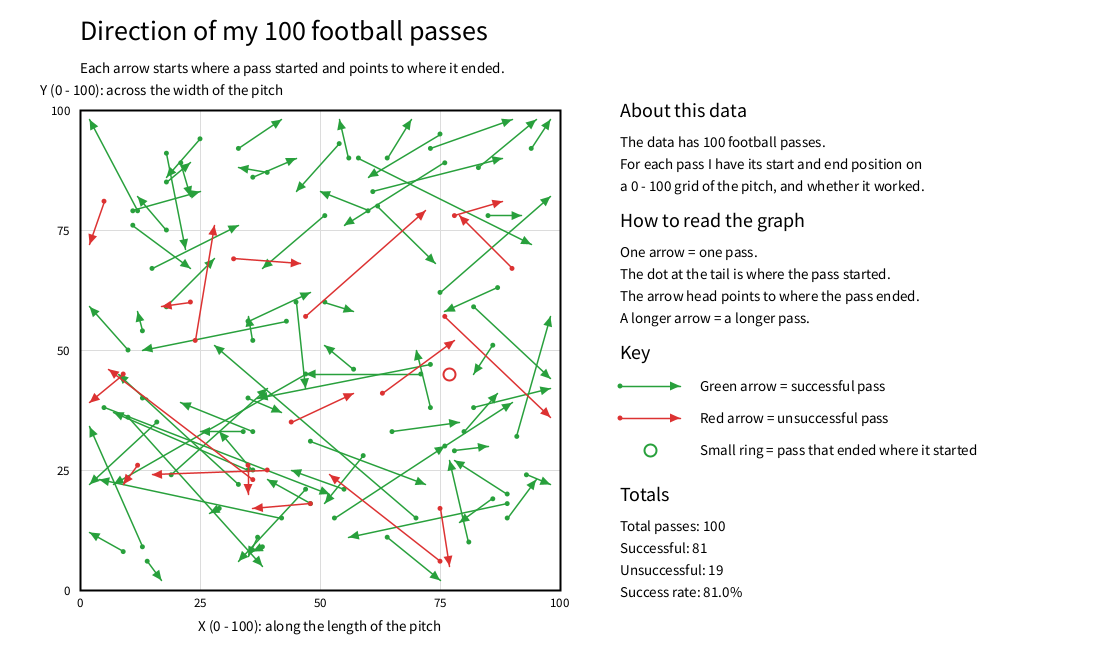
Frame 1 (no input)
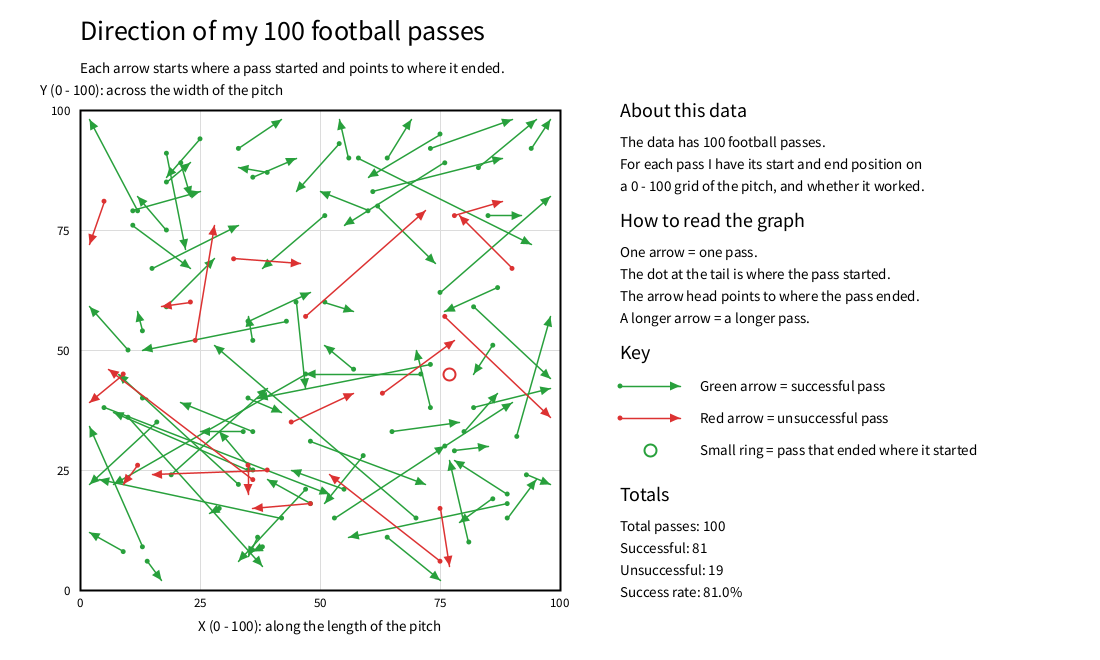
Frame 2 (the mouse pressed at the canvas centre, redrawn once)

The Processing sketch that drew these frames (run headless with seeded random() and noise(); the mouse was pressed at the canvas centre and the sketch redrawn once):

// Processing sketch: DearData100
// ── DearData100.pde
ArrayList<Pass> passes = new ArrayList<Pass>();
int successfulCount = 0;
int unsuccessfulCount = 0;

float graphX = 80;
float graphY = 110;
float graphW = 480;
float graphH = 480;


void setup() {
  size(1100, 660);
  loadData();
  noLoop();   // the picture never changes so draw once
}


void draw() {
  background(255);

  drawTitle();
  drawGraph();

  // Draw the green arrows first, then the red ones on top so they are easy to see
  for (int i = 0; i < passes.size(); i++) {
    if (passes.get(i).successful) {
      passes.get(i).display();
    }
  }
  for (int i = 0; i < passes.size(); i++) {
    if (!passes.get(i).successful) {
      passes.get(i).display();
    }
  }

  drawExplanation();
}


// Go through the data rows at the bottom of the file and make one Pass object for each
void loadData() {
  for (int i = 0; i < dataRows.length; i++) {
    // Each row looks like:  pass number, start x, start y, end x, end y, outcome
    String[] parts = split(dataRows[i], ',');

    int number = parseInt(parts[0]);
    float sx = parseFloat(parts[1]);
    float sy = parseFloat(parts[2]);
    float ex = parseFloat(parts[3]);
    float ey = parseFloat(parts[4]);
    boolean ok = parts[5].equals("Successful");

    passes.add(new Pass(number, sx, sy, ex, ey, ok));

    if (ok) {
      successfulCount++;
    } else {
      unsuccessfulCount++;
    }
  }
}


// On a graph, Y = 0 is at the BOTTOM, so the Y calculation counts upwards.
float toScreenX(float x) {
  return graphX + x / 100.0 * graphW;
}

float toScreenY(float y) {
  return graphY + graphH - y / 100.0 * graphH;
}


// Draw ONE arrow from (x1, y1) to (x2, y2).
// Green if the pass was successful, red if not.
void drawArrow(float x1, float y1, float x2, float y2, boolean successful) {
  if (successful) {
    stroke(40, 160, 60);
    fill(40, 160, 60);
  } else {
    stroke(220, 50, 50);
    fill(220, 50, 50);
  }

  float length = dist(x1, y1, x2, y2);

  // A pass that ended exactly where it started has no direction,
  // so draw a small ring instead of an arrow
  if (length < 3) {
    noFill();
    strokeWeight(2);
    ellipse(x1, y1, 12, 12);
    return;
  }

  // The line
  strokeWeight(1.5);
  line(x1, y1, x2, y2);

  // The dot at the start
  noStroke();
  ellipse(x1, y1, 5, 5);

  // The arrow head: a small triangle at the end, turned to face along the line
  float angle = atan2(y2 - y1, x2 - x1);
  float head = min(10, length);
  pushMatrix();
  translate(x2, y2);
  rotate(angle);
  triangle(0, 0, -head, -head * 0.45, -head, head * 0.45);
  popMatrix();
}


void drawTitle() {
  fill(0);
  noStroke();
  textAlign(LEFT, TOP);
  textSize(28);
  text("Direction of my 100 football passes", 80, 20);
  textSize(15);
  text("Each arrow starts where a pass started and points to where it ended.", 80, 62);
}


// The gri the axis numbers and the axis names
void drawGraph() {
  // Light grid lines and numbers at 0, 25, 50, 75, 100
  for (int v = 0; v <= 100; v += 25) {
    stroke(220);
    strokeWeight(1);
    line(toScreenX(v), graphY, toScreenX(v), graphY + graphH);   // up-and-down line
    line(graphX, toScreenY(v), graphX + graphW, toScreenY(v));   // across line

    fill(0);
    noStroke();
    textSize(13);
    textAlign(CENTER, TOP);
    text(v, toScreenX(v), graphY + graphH + 8);
    textAlign(RIGHT, CENTER);
    text(v, graphX - 10, toScreenY(v));
  }

  // The border of the graph
  noFill();
  stroke(0);
  strokeWeight(2);
  rect(graphX, graphY, graphW, graphH);

  // Axis names
  fill(0);
  noStroke();
  textSize(15);
  textAlign(CENTER, TOP);
  text("X (0 - 100): along the length of the pitch", graphX + graphW / 2, graphY + graphH + 30);
  textAlign(LEFT, BOTTOM);
  text("Y (0 - 100): across the width of the pitch", graphX - 40, graphY - 12);
}


// The text on the right that explains the data
void drawExplanation() {
  float x = 620;
  float y = 110;

  fill(0);
  noStroke();
  textAlign(LEFT, CENTER);

  textSize(20);
  text("About this data", x, y);
  y += 32;

  textSize(15);
  text("The data has 100 football passes.", x, y);
  y += 22;
  text("For each pass I have its start and end position on", x, y);
  y += 22;
  text("a 0 - 100 grid of the pitch, and whether it worked.", x, y);
  y += 34;

  textSize(20);
  text("How to read the graph", x, y);
  y += 32;

  textSize(15);
  text("One arrow = one pass.", x, y);
  y += 22;
  text("The dot at the tail is where the pass started.", x, y);
  y += 22;
  text("The arrow head points to where the pass ended.", x, y);
  y += 22;
  text("A longer arrow = a longer pass.", x, y);
  y += 34;

  textSize(20);
  text("Key", x, y);
  y += 34;

  textSize(15);
  drawArrow(x, y, x + 60, y, true);
  fill(0);
  text("Green arrow = successful pass", x + 80, y);
  y += 32;

  drawArrow(x, y, x + 60, y, false);
  fill(0);
  text("Red arrow = unsuccessful pass", x + 80, y);
  y += 32;

  drawArrow(x + 30, y, x + 30, y, true);
  fill(0);
  text("Small ring = pass that ended where it started", x + 80, y);
  y += 44;

  // Numbers (the success rate is worked out here)
  float rate = 100.0 * successfulCount / passes.size();

  textSize(20);
  text("Totals", x, y);
  y += 32;

  textSize(15);
  text("Total passes: " + passes.size(), x, y);
  y += 22;
  text("Successful: " + successfulCount, x, y);
  y += 22;
  text("Unsuccessful: " + unsuccessfulCount, x, y);
  y += 22;
  text("Success rate: " + nf(rate, 0, 1) + "%", x, y);
}


// One Pass object = one pass from the spreadsheet
class Pass {
  int number;
  float startX, startY;
  float endX, endY;
  boolean successful;

  Pass(int number, float startX, float startY, float endX, float endY, boolean successful) {
    this.number = number;
    this.startX = startX;
    this.startY = startY;
    this.endX = endX;
    this.endY = endY;
    this.successful = successful;
  }

  // Draw this pass as an arrow from its start to its end
  void display() {
    drawArrow(toScreenX(startX), toScreenY(startY), toScreenX(endX), toScreenY(endY), successful);
  }
}



String[] dataRows = {
  "1,86,19,79,14,Successful",
  "2,18,91,22,71,Successful",
  "3,9,8,2,12,Successful",
  "4,76,30,90,39,Successful",
  "5,62,80,74,68,Successful",
  "6,25,94,18,86,Successful",
  "7,48,18,36,17,Unsuccessful",
  "8,82,38,98,42,Successful",
  "9,53,15,76,30,Successful",
  "10,51,78,38,67,Successful",
  "11,42,15,4,23,Successful",
  "12,86,51,82,45,Successful",
  "13,94,92,98,98,Successful",
  "14,36,25,29,33,Successful",
  "15,33,92,42,98,Successful",
  "16,9,45,2,39,Unsuccessful",
  "17,77,45,77,45,Unsuccessful",
  "18,87,63,76,58,Successful",
  "19,73,38,70,50,Successful",
  "20,33,22,8,45,Successful",
  "21,19,24,39,42,Successful",
  "22,13,54,12,58,Successful",
  "23,75,6,52,24,Unsuccessful",
  "24,39,87,33,88,Successful",
  "25,5,38,52,20,Successful",
  "26,18,85,23,89,Successful",
  "27,24,52,28,76,Unsuccessful",
  "28,5,81,2,72,Unsuccessful",
  "29,44,35,57,41,Unsuccessful",
  "30,15,67,33,76,Successful",
  "31,21,89,23,82,Successful",
  "32,82,59,98,44,Successful",
  "33,56,90,54,98,Successful",
  "34,36,33,21,39,Successful",
  "35,80,33,87,41,Successful",
  "36,13,9,2,34,Successful",
  "37,90,67,79,78,Unsuccessful",
  "38,78,78,88,81,Unsuccessful",
  "39,29,17,27,16,Successful",
  "40,64,11,75,2,Successful",
  "41,48,18,39,23,Successful",
  "42,59,28,51,18,Successful",
  "43,75,17,77,5,Unsuccessful",
  "44,35,26,35,20,Unsuccessful",
  "45,12,26,9,22,Unsuccessful",
  "46,63,41,78,52,Unsuccessful",
  "47,76,89,55,76,Successful",
  "48,12,79,2,98,Successful",
  "49,11,79,25,83,Successful",
  "50,70,15,28,51,Successful",
  "51,35,56,48,62,Successful",
  "52,81,10,77,27,Successful",
  "53,71,45,47,45,Successful",
  "54,55,21,44,25,Successful",
  "55,14,6,17,2,Successful",
  "56,32,69,46,68,Unsuccessful",
  "57,36,52,35,57,Successful",
  "58,83,88,95,98,Successful",
  "59,89,18,56,11,Successful",
  "60,18,75,12,82,Successful",
  "61,48,31,72,22,Successful",
  "62,37,11,35,7,Successful",
  "63,47,21,33,6,Successful",
  "64,75,95,60,86,Successful",
  "65,93,24,98,22,Successful",
  "66,23,60,17,59,Unsuccessful",
  "67,10,50,2,59,Successful",
  "68,76,57,98,36,Unsuccessful",
  "69,35,25,7,37,Successful",
  "70,47,57,72,79,Unsuccessful",
  "71,39,25,15,24,Unsuccessful",
  "72,65,33,79,35,Successful",
  "73,34,33,25,33,Successful",
  "74,13,40,14,40,Successful",
  "75,73,47,37,40,Successful",
  "76,38,9,36,8,Successful",
  "77,45,60,47,42,Successful",
  "78,78,29,85,30,Successful",
  "79,73,92,90,98,Successful",
  "80,51,60,57,58,Successful",
  "81,89,20,78,27,Successful",
  "82,57,46,51,51,Successful",
  "83,58,90,94,72,Successful",
  "84,43,56,13,50,Successful",
  "85,60,79,50,83,Successful",
  "86,91,32,98,57,Successful",
  "87,89,15,95,23,Successful",
  "88,16,35,2,22,Successful",
  "89,10,36,38,5,Successful",
  "90,85,78,92,78,Successful",
  "91,36,23,6,46,Unsuccessful",
  "92,18,59,28,69,Successful",
  "93,11,76,23,67,Successful",
  "94,64,90,69,98,Successful",
  "95,61,83,88,90,Successful",
  "96,75,62,98,82,Successful",
  "97,36,86,45,90,Successful",
  "98,35,40,42,37,Successful",
  "99,47,45,7,22,Successful",
  "100,54,93,45,83,Successful"
};
